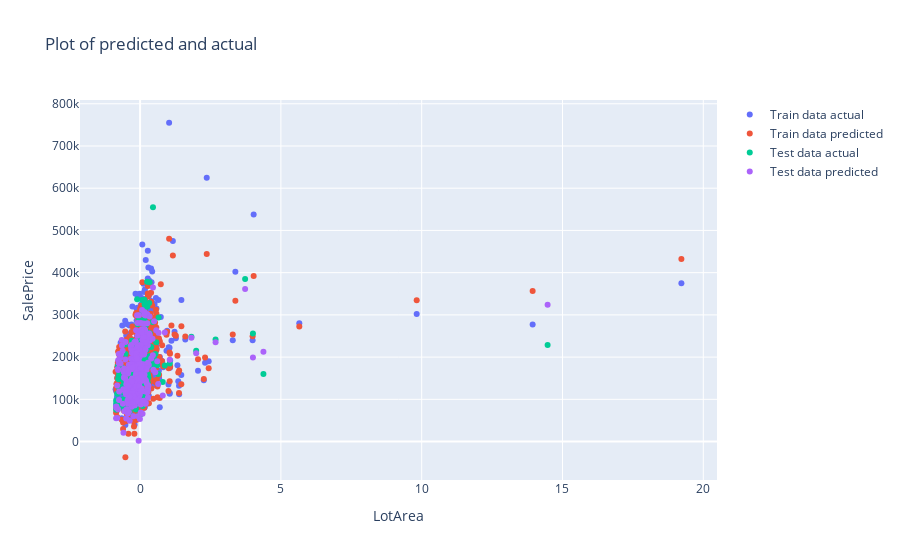
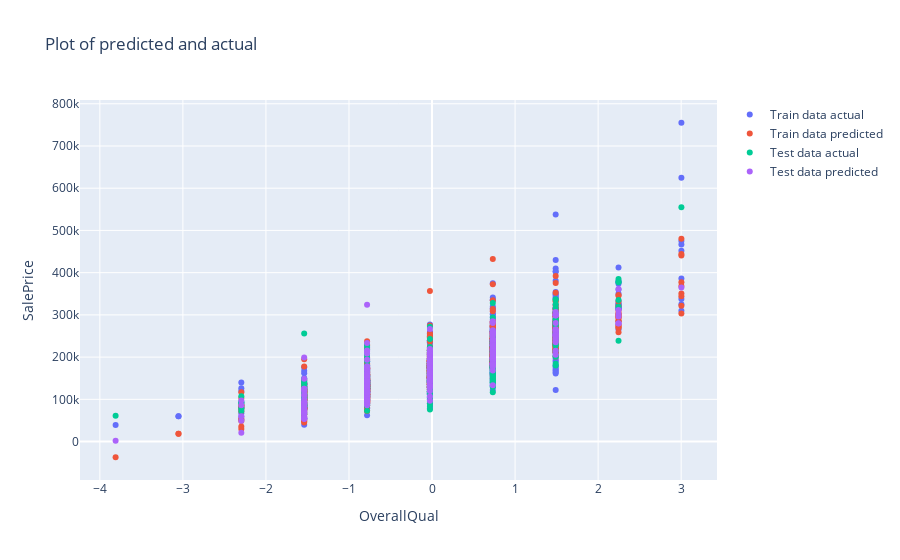
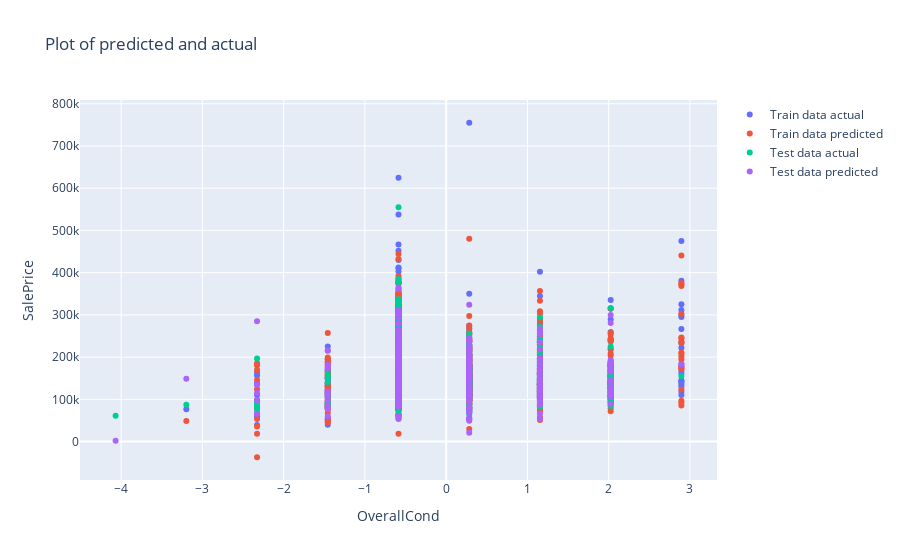
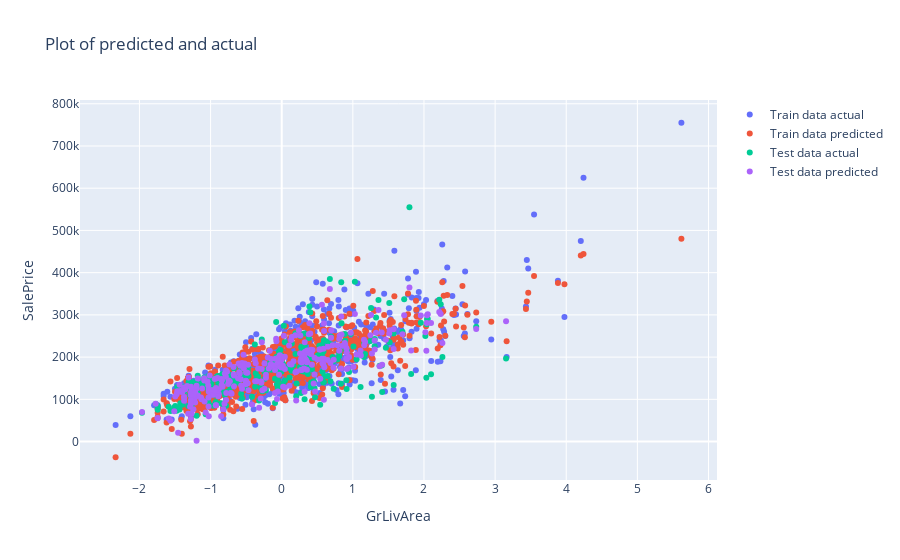

Notebook code for these charts, in order:
### Code cell
cols = X_train.columns
for col in cols:
    plot_data = []
    plot_data.append(go.Scatter(x= X_train[col], y= y_train, name = 'Train data actual', mode = 'markers'))
    plot_data.append(go.Scatter(x= X_train[col], y= model.predict(X_train), name = 'Train data predicted', mode = 'markers'))
    plot_data.append(go.Scatter(x= X_test[col], y= y_test, name = 'Test data actual', mode = 'markers'))
    plot_data.append(go.Scatter(x= X_test[col], y= model.predict(X_test), name = 'Test data predicted', mode = 'markers'))

    layout = go.Layout(xaxis = dict(title=col), yaxis = dict(title= 'SalePrice'), 
                       title = 'Plot of predicted and actual')
    fig = go.Figure(data= plot_data, layout=layout)
    plotly.offline.iplot(fig)

### Figure 1 — Plotly figure (JSON) as saved in the notebook; plotly's stock layout.template omitted (floating-point values rounded to 4 significant figures; data arrays with more than 128 entries replaced by an {"elided": "..."} marker saying what was removed)
{"data": [{"mode": "markers", "name": "Train data actual", "type": "scatter", "x": {"elided": "898 float values"}, "y": {"elided": "898 int values"}}, {"mode": "markers", "name": "Train data predicted", "type": "scatter", "x": {"elided": "898 float values"}, "y": {"elided": "898 float values"}}, {"mode": "markers", "name": "Test data actual", "type": "scatter", "x": {"elided": "300 float values"}, "y": {"elided": "300 int values"}}, {"mode": "markers", "name": "Test data predicted", "type": "scatter", "x": {"elided": "300 float values"}, "y": {"elided": "300 float values"}}], "layout": {"title": {"text": "Plot of predicted and actual"}, "xaxis": {"title": {"text": "LotArea"}}, "yaxis": {"title": {"text": "SalePrice"}}}}

### Figure 2 — Plotly figure (JSON) as saved in the notebook; plotly's stock layout.template omitted (floating-point values rounded to 4 significant figures; data arrays with more than 128 entries replaced by an {"elided": "..."} marker saying what was removed)
{"data": [{"mode": "markers", "name": "Train data actual", "type": "scatter", "x": {"elided": "898 float values"}, "y": {"elided": "898 int values"}}, {"mode": "markers", "name": "Train data predicted", "type": "scatter", "x": {"elided": "898 float values"}, "y": {"elided": "898 float values"}}, {"mode": "markers", "name": "Test data actual", "type": "scatter", "x": {"elided": "300 float values"}, "y": {"elided": "300 int values"}}, {"mode": "markers", "name": "Test data predicted", "type": "scatter", "x": {"elided": "300 float values"}, "y": {"elided": "300 float values"}}], "layout": {"title": {"text": "Plot of predicted and actual"}, "xaxis": {"title": {"text": "OverallQual"}}, "yaxis": {"title": {"text": "SalePrice"}}}}

### Figure 3 — Plotly figure (JSON) as saved in the notebook; plotly's stock layout.template omitted (floating-point values rounded to 4 significant figures; data arrays with more than 128 entries replaced by an {"elided": "..."} marker saying what was removed)
{"data": [{"mode": "markers", "name": "Train data actual", "type": "scatter", "x": {"elided": "898 float values"}, "y": {"elided": "898 int values"}}, {"mode": "markers", "name": "Train data predicted", "type": "scatter", "x": {"elided": "898 float values"}, "y": {"elided": "898 float values"}}, {"mode": "markers", "name": "Test data actual", "type": "scatter", "x": {"elided": "300 float values"}, "y": {"elided": "300 int values"}}, {"mode": "markers", "name": "Test data predicted", "type": "scatter", "x": {"elided": "300 float values"}, "y": {"elided": "300 float values"}}], "layout": {"title": {"text": "Plot of predicted and actual"}, "xaxis": {"title": {"text": "OverallCond"}}, "yaxis": {"title": {"text": "SalePrice"}}}}

### Figure 4 — Plotly figure (JSON) as saved in the notebook; plotly's stock layout.template omitted (floating-point values rounded to 4 significant figures; data arrays with more than 128 entries replaced by an {"elided": "..."} marker saying what was removed)
{"data": [{"mode": "markers", "name": "Train data actual", "type": "scatter", "x": {"elided": "898 float values"}, "y": {"elided": "898 int values"}}, {"mode": "markers", "name": "Train data predicted", "type": "scatter", "x": {"elided": "898 float values"}, "y": {"elided": "898 float values"}}, {"mode": "markers", "name": "Test data actual", "type": "scatter", "x": {"elided": "300 float values"}, "y": {"elided": "300 int values"}}, {"mode": "markers", "name": "Test data predicted", "type": "scatter", "x": {"elided": "300 float values"}, "y": {"elided": "300 float values"}}], "layout": {"title": {"text": "Plot of predicted and actual"}, "xaxis": {"title": {"text": "GrLivArea"}}, "yaxis": {"title": {"text": "SalePrice"}}}}
